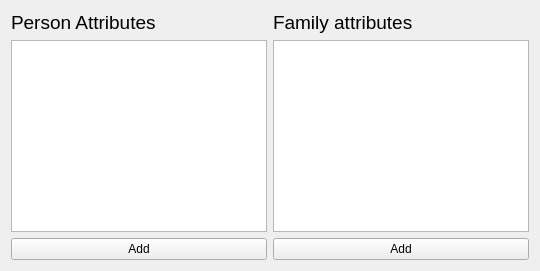
         <widget class="QWidget" name="tabUsrEvents">
          <attribute name="title">
           <string>Usr events</string>
          </attribute>
          <layout class="QGridLayout" name="gridLayout_10">
           <item row="0" column="0">
            <widget class="QLabel" name="label_18">
             <property name="font">
              <font>
               <pointsize>14</pointsize>
              </font>
             </property>
             <property name="text">
              <string>Person Attributes</string>
             </property>
            </widget>
           </item>
           <item row="0" column="1">
            <widget class="QLabel" name="label_75">
             <property name="font">
              <font>
               <pointsize>14</pointsize>
              </font>
             </property>
             <property name="text">
              <string>Family attributes</string>
             </property>
            </widget>
           </item>
           <item row="1" column="0">
            <widget class="QListWidget" name="uiIndiUsrAttr"/>
           </item>
           <item row="1" column="1">
            <widget class="QListWidget" name="uiFamUsrAttr"/>
           </item>
           <item row="2" column="0">
            <widget class="QPushButton" name="uiIndiAttrAdd">
             <property name="text">
              <string>Add</string>
             </property>
            </widget>
           </item>
           <item row="2" column="1">
            <widget class="QPushButton" name="uiFamAttrAdd">
             <property name="text">
              <string>Add</string>
             </property>
            </widget>
           </item>
          </layout>
         </widget>
